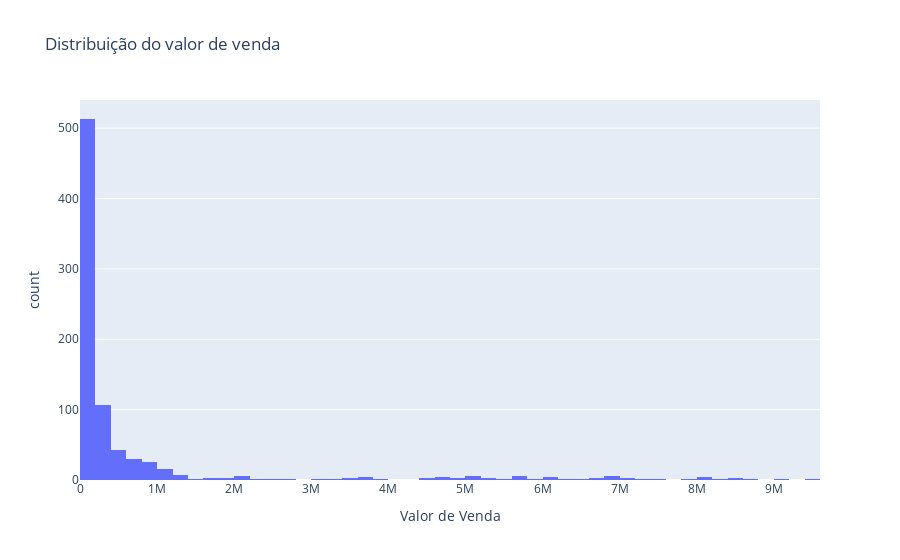

The code cell stored with this chart in its notebook:
### Markdown cell above
## EDA

### Code cell
fig = px.histogram(veiculos_df,x='Valor de Venda', nbins=50,title="Distribuição do valor de venda")
fig.show()

### Figure 1 — Plotly figure (JSON) as saved in the notebook; plotly's stock layout.template omitted (floating-point values rounded to 4 significant figures; data arrays with more than 128 entries replaced by an {"elided": "..."} marker saying what was removed)
{"data": [{"bingroup": "x", "hovertemplate": "Valor de Venda=%{x}<br>count=%{y}<extra></extra>", "legendgroup": "", "marker": {"color": "#636efa", "pattern": {"shape": ""}}, "name": "", "nbinsx": 50, "orientation": "v", "showlegend": false, "type": "histogram", "x": {"elided": "835 float values"}, "xaxis": "x", "yaxis": "y"}], "layout": {"barmode": "relative", "legend": {"tracegroupgap": 0}, "title": {"text": "Distribuição do valor de venda"}, "xaxis": {"anchor": "y", "domain": [0, 1], "title": {"text": "Valor de Venda"}}, "yaxis": {"anchor": "x", "domain": [0, 1], "title": {"text": "count"}}}}
